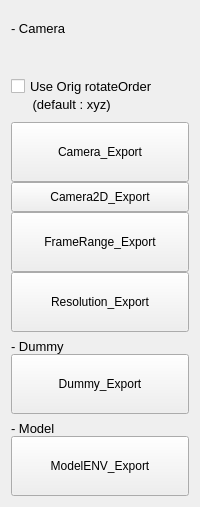
                          <widget class="QWidget" name="subExportStackedWidgetPage1">
                           <layout class="QVBoxLayout" name="verticalLayout_2">
                            <property name="spacing">
                             <number>0</number>
                            </property>
                            <item>
                             <widget class="QLabel" name="label_2">
                              <property name="sizePolicy">
                               <sizepolicy hsizetype="Preferred" vsizetype="Preferred">
                                <horstretch>0</horstretch>
                                <verstretch>0</verstretch>
                               </sizepolicy>
                              </property>
                              <property name="minimumSize">
                               <size>
                                <width>0</width>
                                <height>25</height>
                               </size>
                              </property>
                              <property name="font">
                               <font>
                                <pointsize>10</pointsize>
                               </font>
                              </property>
                              <property name="text">
                               <string>- Camera</string>
                              </property>
                              <property name="alignment">
                               <set>Qt::AlignBottom|Qt::AlignLeading|Qt::AlignLeft</set>
                              </property>
                             </widget>
                            </item>
                            <item>
                             <spacer name="verticalSpacer_16">
                              <property name="orientation">
                               <enum>Qt::Vertical</enum>
                              </property>
                              <property name="sizeHint" stdset="0">
                               <size>
                                <width>20</width>
                                <height>40</height>
                               </size>
                              </property>
                             </spacer>
                            </item>
                            <item>
                             <widget class="QCheckBox" name="cameraUseOrigRO_checkBox">
                              <property name="font">
                               <font>
                                <pointsize>10</pointsize>
                               </font>
                              </property>
                              <property name="text">
                               <string>Use Orig rotateOrder</string>
                              </property>
                             </widget>
                            </item>
                            <item>
                             <widget class="QLabel" name="label_7">
                              <property name="font">
                               <font>
                                <pointsize>10</pointsize>
                               </font>
                              </property>
                              <property name="text">
                               <string>      (default : xyz)</string>
                              </property>
                             </widget>
                            </item>
                            <item>
                             <spacer name="verticalSpacer_25">
                              <property name="orientation">
                               <enum>Qt::Vertical</enum>
                              </property>
                              <property name="sizeHint" stdset="0">
                               <size>
                                <width>20</width>
                                <height>10</height>
                               </size>
                              </property>
                             </spacer>
                            </item>
                            <item>
                             <widget class="QPushButton" name="camExport_PushButton">
                              <property name="sizePolicy">
                               <sizepolicy hsizetype="Minimum" vsizetype="Fixed">
                                <horstretch>0</horstretch>
                                <verstretch>0</verstretch>
                               </sizepolicy>
                              </property>
                              <property name="minimumSize">
                               <size>
                                <width>150</width>
                                <height>60</height>
                               </size>
                              </property>
                              <property name="font">
                               <font>
                                <pointsize>9</pointsize>
                               </font>
                              </property>
                              <property name="text">
                               <string>Camera_Export</string>
                              </property>
                             </widget>
                            </item>
                            <item>
                             <widget class="QPushButton" name="cam2DExport_PushButton">
                              <property name="sizePolicy">
                               <sizepolicy hsizetype="Minimum" vsizetype="Fixed">
                                <horstretch>0</horstretch>
                                <verstretch>0</verstretch>
                               </sizepolicy>
                              </property>
                              <property name="minimumSize">
                               <size>
                                <width>150</width>
                                <height>30</height>
                               </size>
                              </property>
                              <property name="font">
                               <font>
                                <pointsize>9</pointsize>
                               </font>
                              </property>
                              <property name="text">
                               <string>Camera2D_Export</string>
                              </property>
                             </widget>
                            </item>
                            <item>
                             <widget class="QPushButton" name="frameRangePushButton">
                              <property name="sizePolicy">
                               <sizepolicy hsizetype="Minimum" vsizetype="Fixed">
                                <horstretch>0</horstretch>
                                <verstretch>0</verstretch>
                               </sizepolicy>
                              </property>
                              <property name="minimumSize">
                               <size>
                                <width>150</width>
                                <height>60</height>
                               </size>
                              </property>
                              <property name="font">
                               <font>
                                <pointsize>9</pointsize>
                               </font>
                              </property>
                              <property name="text">
                               <string>FrameRange_Export</string>
                              </property>
                             </widget>
                            </item>
                            <item>
                             <widget class="QPushButton" name="resolutionPushButton">
                              <property name="sizePolicy">
                               <sizepolicy hsizetype="Minimum" vsizetype="Fixed">
                                <horstretch>0</horstretch>
                                <verstretch>0</verstretch>
                               </sizepolicy>
                              </property>
                              <property name="minimumSize">
                               <size>
                                <width>150</width>
                                <height>60</height>
                               </size>
                              </property>
                              <property name="font">
                               <font>
                                <pointsize>9</pointsize>
                               </font>
                              </property>
                              <property name="text">
                               <string>Resolution_Export</string>
                              </property>
                             </widget>
                            </item>
                            <item>
                             <widget class="QLabel" name="label_3">
                              <property name="sizePolicy">
                               <sizepolicy hsizetype="Preferred" vsizetype="Preferred">
                                <horstretch>0</horstretch>
                                <verstretch>0</verstretch>
                               </sizepolicy>
                              </property>
                              <property name="minimumSize">
                               <size>
                                <width>0</width>
                                <height>22</height>
                               </size>
                              </property>
                              <property name="font">
                               <font>
                                <pointsize>10</pointsize>
                               </font>
                              </property>
                              <property name="text">
                               <string>- Dummy</string>
                              </property>
                              <property name="alignment">
                               <set>Qt::AlignBottom|Qt::AlignLeading|Qt::AlignLeft</set>
                              </property>
                             </widget>
                            </item>
                            <item>
                             <widget class="QPushButton" name="dummyExportPushButton">
                              <property name="sizePolicy">
                               <sizepolicy hsizetype="Minimum" vsizetype="Fixed">
                                <horstretch>0</horstretch>
                                <verstretch>0</verstretch>
                               </sizepolicy>
                              </property>
                              <property name="minimumSize">
                               <size>
                                <width>10</width>
                                <height>60</height>
                               </size>
                              </property>
                              <property name="font">
                               <font>
                                <pointsize>9</pointsize>
                               </font>
                              </property>
                              <property name="text">
                               <string>Dummy_Export</string>
                              </property>
                             </widget>
                            </item>
                            <item>
                             <widget class="QLabel" name="label_4">
                              <property name="sizePolicy">
                               <sizepolicy hsizetype="Preferred" vsizetype="Preferred">
                                <horstretch>0</horstretch>
                                <verstretch>0</verstretch>
                               </sizepolicy>
                              </property>
                              <property name="minimumSize">
                               <size>
                                <width>0</width>
                                <height>22</height>
                               </size>
                              </property>
                              <property name="font">
                               <font>
                                <pointsize>10</pointsize>
                               </font>
                              </property>
                              <property name="text">
                               <string>- Model</string>
                              </property>
                              <property name="alignment">
                               <set>Qt::AlignBottom|Qt::AlignLeading|Qt::AlignLeft</set>
                              </property>
                             </widget>
                            </item>
                            <item>
                             <widget class="QPushButton" name="modelEnvPushButton">
                              <property name="sizePolicy">
                               <sizepolicy hsizetype="Minimum" vsizetype="Fixed">
                                <horstretch>0</horstretch>
                                <verstretch>0</verstretch>
                               </sizepolicy>
                              </property>
                              <property name="minimumSize">
                               <size>
                                <width>150</width>
                                <height>60</height>
                               </size>
                              </property>
                              <property name="font">
                               <font>
                                <pointsize>9</pointsize>
                               </font>
                              </property>
                              <property name="text">
                               <string>ModelENV_Export</string>
                              </property>
                             </widget>
                            </item>
                            <item>
                             <spacer name="verticalSpacer">
                              <property name="orientation">
                               <enum>Qt::Vertical</enum>
                              </property>
                              <property name="sizeHint" stdset="0">
                               <size>
                                <width>20</width>
                                <height>0</height>
                               </size>
                              </property>
                             </spacer>
                            </item>
                           </layout>
                          </widget>
